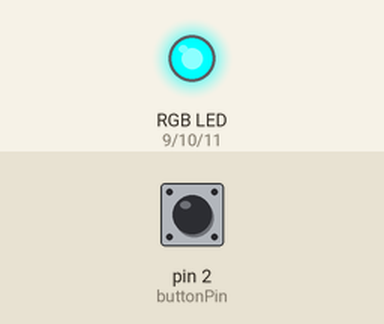
This sketch was run on a simulated Arduino Uno, built with avr-gcc and run on an emulated ATmega328P. Parts: an RGB LED mixed from three pins (HIGH = lit). Dashed ring = blinking. The test bench sets the inputs (shaded band); at power-on: pin 2 (buttonPin) LOW.

Above: at 1.2 s.
1.3 s: pin 2 (buttonPin) pulled HIGH for 1 s
At 2.54 s:
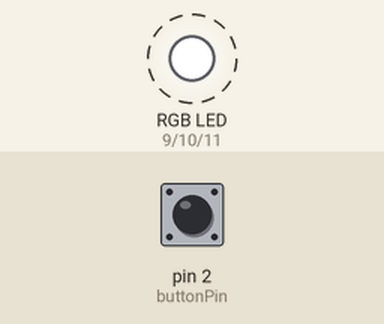
5.3 s: pin 2 (buttonPin) pulled HIGH for 0.15 s
At 6.44 s:
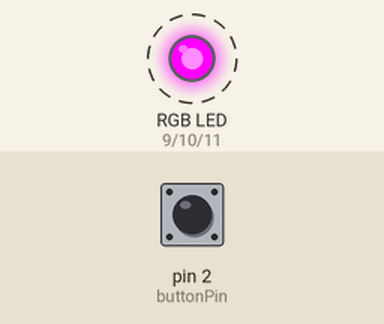
8.4 s: pin 2 (buttonPin) pulled HIGH for 0.15 s
At 9.45 s:
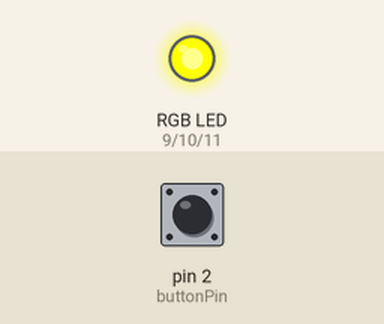
11.5 s: pin 2 (buttonPin) pulled HIGH for 3.2 s
16.2 s: pin 2 (buttonPin) pulled HIGH for 0.15 s
19.3 s: pin 2 (buttonPin) pulled HIGH for 1 s
At 21.56 s:
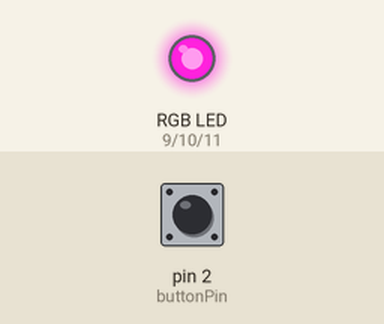
Timing chart, 0 to 47.6 s (numbered marks = the images above; inputs shaded):
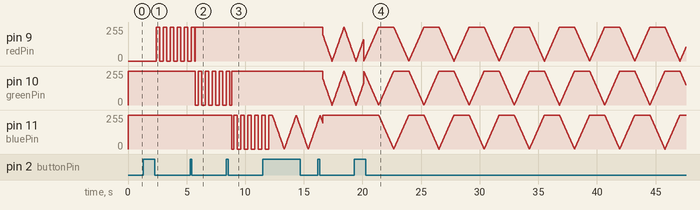

The sketch:

practice-8.ino
```cpp
const int buttonPin = 2;
const int redPin = 9;
const int greenPin = 10;
const int bluePin = 11;

int mode = 0;
int colorIndex = 0;
bool fastSpeed = false;

int blinkState = HIGH;
int brightness = 0;
int fadeAmount = 5;
int wheelPosition = 0;
int heartbeatStep = 0;

int lastButtonState = LOW;
bool isPressing = false;
bool longPressTriggered = false;
bool waitingSecondClick = false;

unsigned long pressStartTime = 0;
unsigned long lastDebounceTime = 0;
unsigned long firstClickTime = 0;
unsigned long lastEffectTime = 0;

const unsigned long debounceDelay = 30;
const unsigned long longPressDuration = 800;
const unsigned long doubleClickWindow = 280;

const int colors[7][3] = {
  {1, 0, 0},
  {0, 1, 0},
  {0, 0, 1},
  {1, 1, 0},
  {0, 1, 1},
  {1, 0, 1},
  {1, 1, 1}
};

const unsigned long heartbeatDurations[4] = {100, 120, 100, 600};
const int heartbeatLevels[4] = {255, 30, 255, 0};

void writeRGB(int r, int g, int b) {
  analogWrite(redPin, 255 - r);
  analogWrite(greenPin, 255 - g);
  analogWrite(bluePin, 255 - b);
}

void writeColorBrightness(int index, int level) {
  int r = colors[index][0] * level;
  int g = colors[index][1] * level;
  int b = colors[index][2] * level;
  writeRGB(r, g, b);
}

void showRainbowWheel(int pos) {
  int r = 0;
  int g = 0;
  int b = 0;

  if (pos < 256) {
    r = 255 - pos;
    g = pos;
  } else if (pos < 512) {
    g = 511 - pos;
    b = pos - 256;
  } else {
    r = pos - 512;
    b = 767 - pos;
  }
  writeRGB(r, g, b);
}

int checkButton() {
  unsigned long currentMillis = millis();
  int reading = digitalRead(buttonPin);
  int action = 0;

  if (reading != lastButtonState && (currentMillis - lastDebounceTime) > debounceDelay) {
    lastDebounceTime = currentMillis;

    if (reading == HIGH) {
      isPressing = true;
      longPressTriggered = false;
      pressStartTime = currentMillis;
    } else {
      if (isPressing && !longPressTriggered) {
        if (waitingSecondClick && (currentMillis - firstClickTime <= doubleClickWindow)) {
          waitingSecondClick = false;
          action = 3;
        } else {
          waitingSecondClick = true;
          firstClickTime = currentMillis;
        }
      }
      isPressing = false;
    }
  }
  lastButtonState = reading;

  if (waitingSecondClick && (currentMillis - firstClickTime > doubleClickWindow)) {
    waitingSecondClick = false;
    action = 1;
  }

  if (isPressing && !longPressTriggered && (currentMillis - pressStartTime >= longPressDuration)) {
    longPressTriggered = true;
    waitingSecondClick = false;
    action = 2;
  }

  return action;
}

void updateLED() {
  unsigned long currentMillis = millis();
  unsigned long speedDivisor = fastSpeed ? 2 : 1;

  if (mode == 0) {
    writeColorBrightness(colorIndex, 255);
  } else if (mode == 1) {
    if (currentMillis - lastEffectTime >= (300 / speedDivisor)) {
      lastEffectTime = currentMillis;
      blinkState = (blinkState == LOW) ? HIGH : LOW;
    }
    writeColorBrightness(colorIndex, (blinkState == HIGH) ? 255 : 0);
  } else if (mode == 2) {
    if (currentMillis - lastEffectTime >= (20 / speedDivisor)) {
      lastEffectTime = currentMillis;
      brightness = brightness + fadeAmount;
      if (brightness <= 0) {
        brightness = 0;
        fadeAmount = -fadeAmount;
      } else if (brightness >= 255) {
        brightness = 255;
        fadeAmount = -fadeAmount;
      }
    }
    writeColorBrightness(colorIndex, brightness);
  } else if (mode == 3) {
    if (currentMillis - lastEffectTime >= (10 / speedDivisor)) {
      lastEffectTime = currentMillis;
      wheelPosition = (wheelPosition + 2) % 768;
    }
    showRainbowWheel(wheelPosition);
  } else if (mode == 4) {
    unsigned long stepTime = heartbeatDurations[heartbeatStep] / speedDivisor;
    if (currentMillis - lastEffectTime >= stepTime) {
      lastEffectTime = currentMillis;
      heartbeatStep = (heartbeatStep + 1) % 4;
    }
    writeColorBrightness(colorIndex, heartbeatLevels[heartbeatStep]);
  }
}

void setup() {
  pinMode(buttonPin, INPUT);
  pinMode(redPin, OUTPUT);
  pinMode(greenPin, OUTPUT);
  pinMode(bluePin, OUTPUT);
}

void loop() {
  int buttonAction = checkButton();

  if (buttonAction == 1) {
    colorIndex = (colorIndex + 1) % 7;
  } else if (buttonAction == 2) {
    mode = (mode + 1) % 5;
    blinkState = HIGH;
    brightness = 0;
    fadeAmount = 5;
    heartbeatStep = 0;
    lastEffectTime = millis();
  } else if (buttonAction == 3) {
    fastSpeed = !fastSpeed;
  }

  updateLED();
}
```

Measured:
- after the input at 1.3 s, pin 9 (redPin): alternates 255/255 for 0.30 s and 0/255 for 0.30 s, starting after 1.1 s
- after the input at 5.3 s, pin 10 (greenPin): alternates 255/255 for 0.30 s and 0/255 for 0.30 s, starting after 0.43 s
- after the input at 8.4 s, pin 11 (bluePin): 255/255 → 0/255 after 0.43 s, then repeats every 0.60 s: 255/255 0.30 s, 0/255 0.30 s
